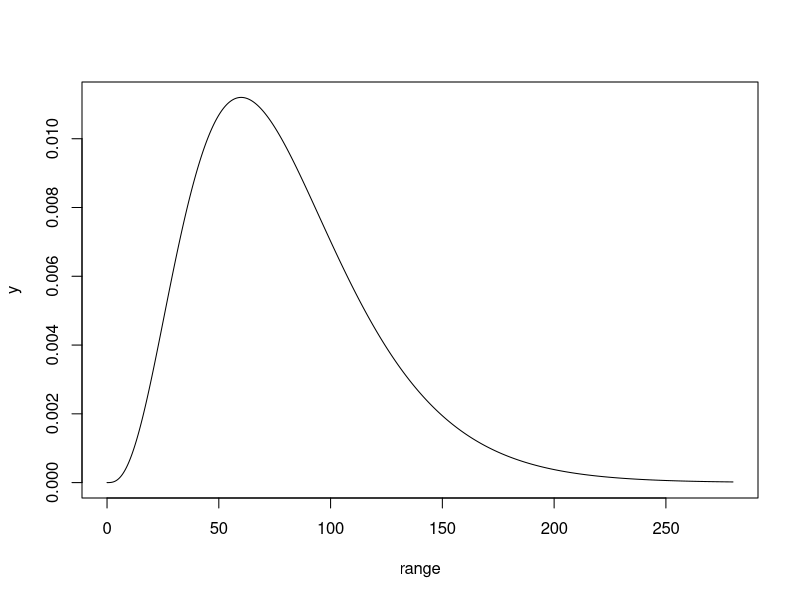

Reproduce this figure in R.
'

  Ref:  https://www.youtube.com/watch?v=BjEhaBPela4
  alpha:  shape parameter
  beta:   inverse scale parameter
  mu:     alpha*beta
  x:      cut off. 
  range:  range of values
  dgamma: will give the pdf or density for the range. 
'


# Parameters
alpha = 4
beta =  20
avrg = alpha*beta
std.dv = sqrt(alpha*beta^2)
x = 250

# Draw a Gamma Distr
range = seq(0, avrg + 5*std.dv, 0.01)
y = dgamma(x=range, shape=alpha, rate=1/beta)
plot(range, y, type='l')




# Calculate Area under the curve (Cumulative Prob)
'x = the value under the curve for which we want to 
     calculate the probability.  i.e. probability that
     x is less than 50'
# probability less than x
pgamma(x, alpha, rate=1/beta)
# probability greater than x
1-pgamma(x, alpha, rate=1/beta)


# Get percentile (get center of dist)
qgamma(0.5, alpha, rate=1/beta)

